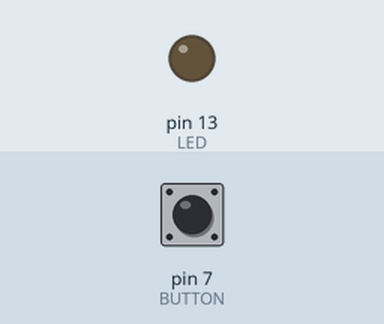
Bench run of a sketch on a simulated Arduino Uno, built with avr-gcc and run on an emulated ATmega328P. Parts: output pins drawn as LEDs (lit = HIGH). The test bench sets the inputs (shaded band); at power-on: pin 7 (BUTTON) LOW.

Above: at 1.2 s.
1.3 s: pin 7 (BUTTON) pulled HIGH for 0.15 s
At 4.2 s:
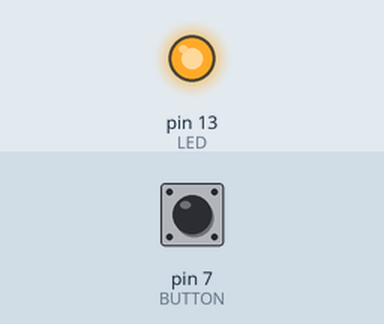
Timing chart, 0 to 10.4 s (numbered marks = the images above; inputs shaded):
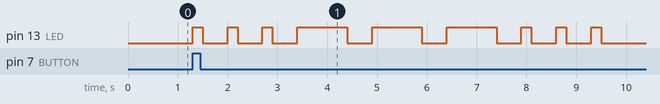

Measured:
- after the input at 1.3 s, pin 13 (LED): LOW → HIGH at once, → LOW 0.20 s later, → HIGH 0.50 s later, → LOW 0.20 s later, … (18 changes in this stretch)

The sketch:

SOS_Button.ino
```cpp
// SOS Button
const int LED = 13; // LED connected to
                    // digital pin 13
const int BUTTON = 7; // the input pin where the
                      // pushbutton is connected
int val = 0;          // val will be used to store the state
                      // of the input pin
void setup()
{
  pinMode(LED, OUTPUT); // sets the digital
                        // pin as output
  pinMode(BUTTON, INPUT); // and BUTTON is an input
}
// Start Code here:


void loop()
{
  val = digitalRead(BUTTON); // read input value and store it
  // check whether the input is HIGH (button pressed)
  if (val == HIGH) {


  digitalWrite(LED, HIGH); // turns the LED on
  delay(200);   // waits for 2 hundred milliseconds
  digitalWrite(LED, LOW); // turns the LED off
  delay(500);   // waits for a second
  digitalWrite(LED, HIGH); // turns the LED on
  delay(200);   // waits for 2 hundred milliseconds
  digitalWrite(LED, LOW); // turns the LED off
  delay(500);   // waits for a second
  digitalWrite(LED, HIGH); // turns the LED on
  delay(200);   // waits for 2 hundred milliseconds
  digitalWrite(LED, LOW); // turns the LED off
  delay(500);   // waits for a second
  digitalWrite(LED, HIGH); // turns the LED on
  delay(1000);   // waits for a second
  digitalWrite(LED, LOW); // turns the LED off
  delay(500);   // waits for a second
  digitalWrite(LED, HIGH); // turns the LED on
  delay(1000);   // waits for a second
  digitalWrite(LED, LOW); // turns the LED off
  delay(500);   // waits for a second
  digitalWrite(LED, HIGH); // turns the LED on
  delay(1000);   // waits for a second
  digitalWrite(LED, LOW); // turns the LED off
  delay(500);   // waits for a second
  digitalWrite(LED, HIGH); // turns the LED on
  delay(200);   // waits for 2 hundred milliseconds
  digitalWrite(LED, LOW); // turns the LED off
  delay(500);   // waits for a second
  digitalWrite(LED, HIGH); // turns the LED on
  delay(200);   // waits for 2 hundred milliseconds
  digitalWrite(LED, LOW); // turns the LED off
  delay(500);   // waits for a second
  digitalWrite(LED, HIGH); // turns the LED on
  delay(200);   // waits for 2 hundred milliseconds
  digitalWrite(LED, LOW); // turns the LED off
  delay(500);   // waits for a second
}
}
```
